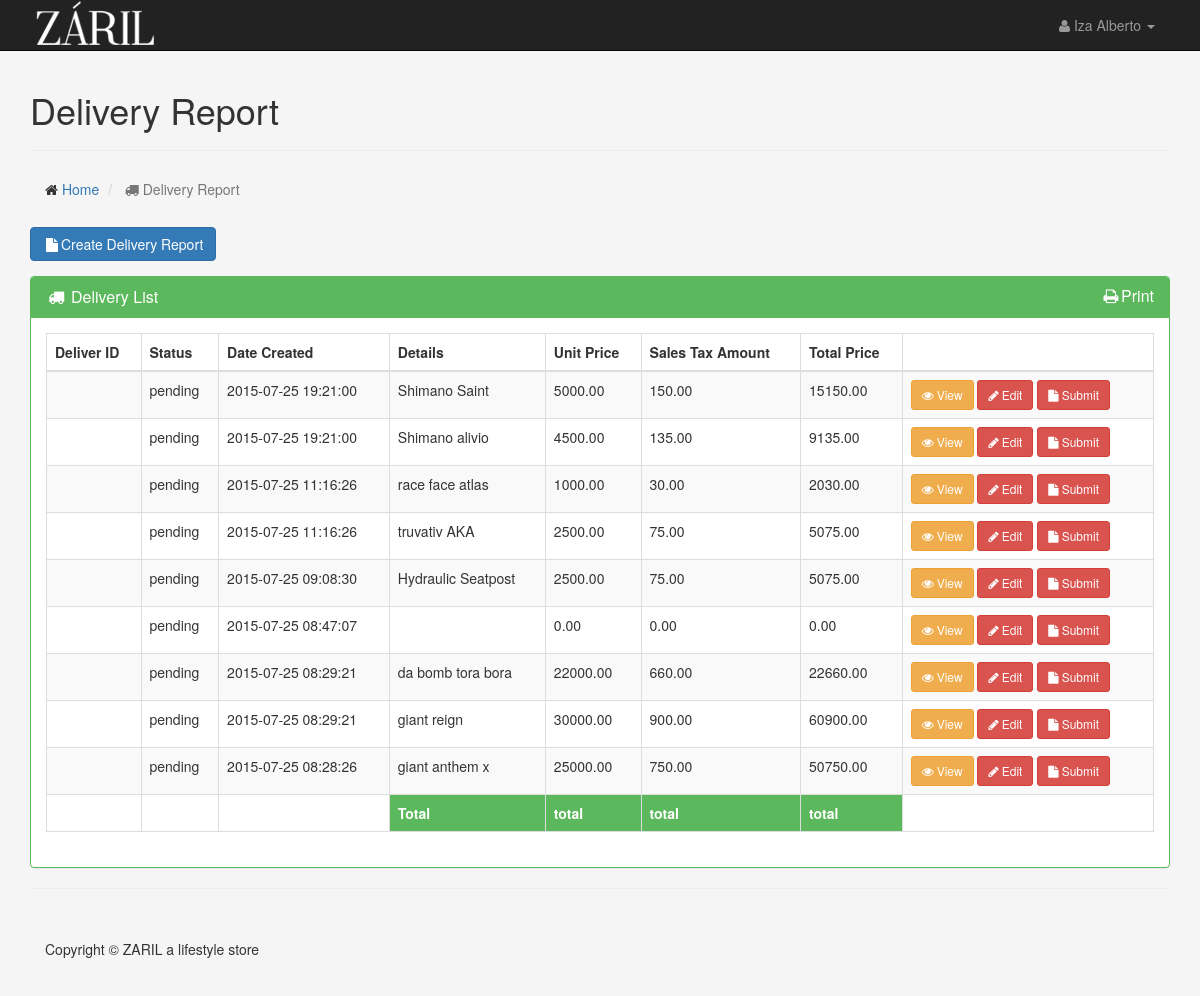
Before: /user/delivery.php (signed in) with the older database file.
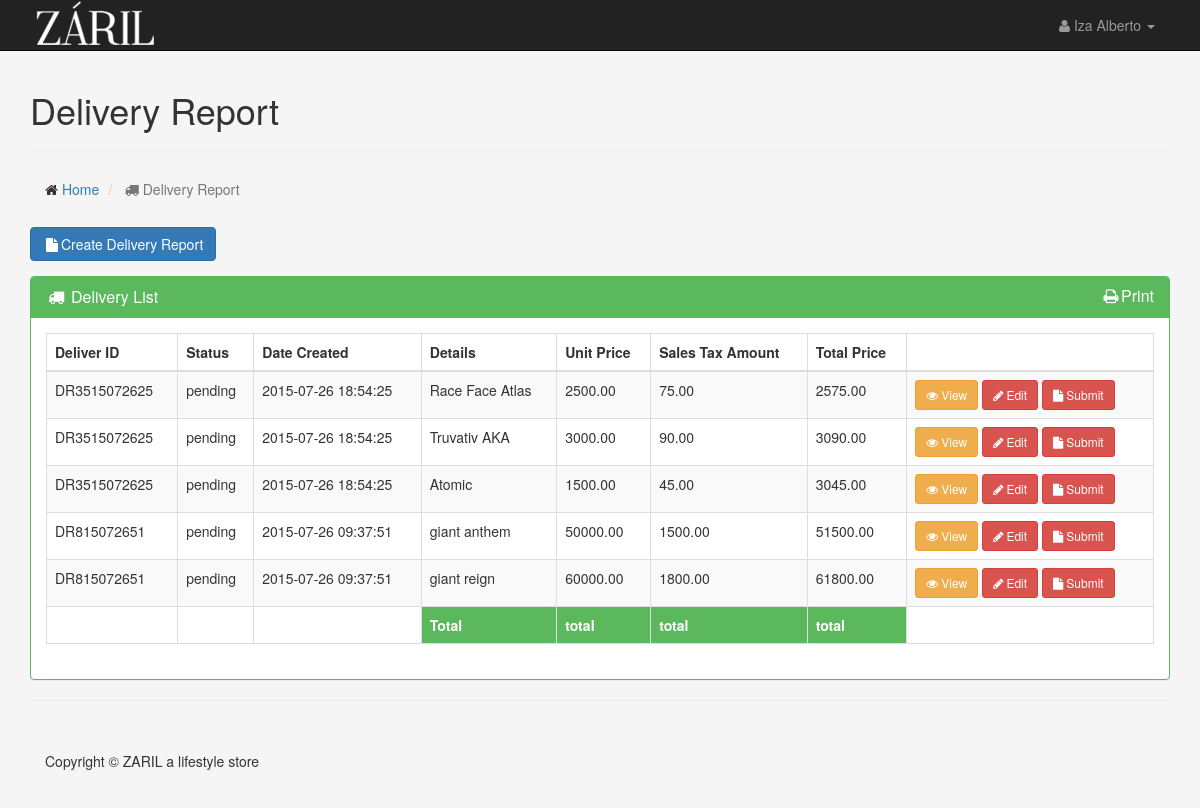
After: the same page with the newer database file.
### tables this page shows
CREATE TABLE IF NOT EXISTS `tbl_deliveries` (
  `id` bigint(20) NOT NULL AUTO_INCREMENT,
  `delivery_id` varchar(100) NOT NULL,
  `delivery_report_id` varchar(60) NOT NULL,
  `brand_name` varchar(100) NOT NULL,
  `delivery_status` varchar(100) NOT NULL,
  `date_created` datetime NOT NULL DEFAULT '0000-00-00 00:00:00',
  `date_accepted` datetime DEFAULT '0000-00-00 00:00:00',
  `details` text NOT NULL,
  `item_code` varchar(60) NOT NULL,
  `unit_price` decimal(10,2) NOT NULL,
  `quantity` int(11) NOT NULL,
  `quantity_received` bigint(20) NOT NULL,
  `sales_tax_amount` decimal(10,2) NOT NULL,
  `total_price` decimal(10,2) NOT NULL,
  PRIMARY KEY (`delivery_id`),
  KEY `id` (`id`)
);

### protected/models/delivery.php (the view, shortened to what this page needs)
<?php
class DeliveryModel {
	public function getDeliveries($brandName, $table, $connect){
		$data = '';
		$sql = "SELECT * FROM ".$table." WHERE brand_name = '". $brandName ."' ORDER BY date_created DESC";
		$result = mysqli_query($connect, $sql);
		while ($row = mysqli_fetch_array($result)) {
			$delivery_id = $row['delivery_report_id'];
			$status = $row['delivery_status'];
			$date_created = $row['date_created'];
			$details = $row['details'];
			$unit_price = $row['unit_price'];
			$sales_tax_amount = $row['sales_tax_amount'];
			$total_price = $row['total_price'];
			$data .= "<tr>";
			$data .= "<td>" . $delivery_id . "</td>";
			$data .= "<td>" . $status . "</td>";
			$data .= "<td>" . $date_created . "</td>";
  			$data .= "<td>" . $details . "</td>";
			$data .= "<td>" . $unit_price . "</td>";
			$data .= "<td>" . $sales_tax_amount . "</td>";
			$data .= "<td>" . $total_price . "</td>";
			$data .= "<td><a href='../pdf/sample.pdf' target='blank' class='btn btn-sm btn-warning' type='button'><i class='fa fa-eye'></i>View</a>
			<a href='#' class='editBtn btn btn-sm btn-danger' type='button'><i class='fa fa-pencil'></i>Edit</a>
			<a href='#' class='btn btn-sm btn-danger' type='button'><i class='fa fa-file'></i>Submit</a></td>";
			$data .= "</tr>";
    	}
      $data .= "<tfoot>";
      $data .= "<tr>";
        $data .= "<th></th>";
        $data .= "<th></th>";
        $data .= "<th></th>";
        $data .= "<th class='btn-success'>" . Total . "</th>";
        $data .= "<th class='btn-success'>" . total . "</th>";
        $data .= "<th class='btn-success'>" . total . "</th>";
        $data .= "<th class='btn-success'>" . total . "</th>";
        $data .= "<th></th>";
      $data .= "</tr>";
		  $data .= "</tfoot>";
		return $data;
	}
}?>

Changed rows visible on the page:
removed tbl_deliveries: delivery_status "pending", date_created "2015-07-25 19:21:00", details "Shimano Saint", unit_price "5000.00", sales_tax_amount "150.00", total_price "15150.00"
removed tbl_deliveries: delivery_status "pending", date_created "2015-07-25 19:21:00", details "Shimano alivio", unit_price "4500.00", sales_tax_amount "135.00", total_price "9135.00"
removed tbl_deliveries: delivery_status "pending", date_created "2015-07-25 11:16:26", details "race face atlas", unit_price "1000.00", sales_tax_amount "30.00", total_price "2030.00"
removed tbl_deliveries: delivery_status "pending", date_created "2015-07-25 11:16:26", details "truvativ AKA", unit_price "2500.00", sales_tax_amount "75.00", total_price "5075.00"
removed tbl_deliveries: delivery_status "pending", date_created "2015-07-25 09:08:30", details "Hydraulic Seatpost", unit_price "2500.00", sales_tax_amount "75.00", total_price "5075.00"
removed tbl_deliveries: delivery_status "pending", date_created "2015-07-25 08:47:07", unit_price "0.00", sales_tax_amount "0.00", total_price "0.00"
removed tbl_deliveries: delivery_status "pending", date_created "2015-07-25 08:29:21", details "da bomb tora bora", unit_price "22000.00", sales_tax_amount "660.00", total_price "22660.00"
removed tbl_deliveries: delivery_status "pending", date_created "2015-07-25 08:29:21", details "giant reign", unit_price "30000.00", sales_tax_amount "900.00", total_price "60900.00"
removed tbl_deliveries: delivery_status "pending", date_created "2015-07-25 08:28:26", details "giant anthem x", unit_price "25000.00", sales_tax_amount "750.00", total_price "50750.00"
added tbl_deliveries: delivery_report "DR3515072625", delivery_status "pending", date_created "2015-07-26 18:54:25", details "Race Face Atlas", unit_price "2500.00", sales_tax_amount "75.00", total_price "2575.00"
added tbl_deliveries: delivery_report "DR3515072625", delivery_status "pending", date_created "2015-07-26 18:54:25", details "Truvativ AKA", unit_price "3000.00", sales_tax_amount "90.00", total_price "3090.00"
added tbl_deliveries: delivery_report "DR3515072625", delivery_status "pending", date_created "2015-07-26 18:54:25", details "Atomic", unit_price "1500.00", sales_tax_amount "45.00", total_price "3045.00"
added tbl_deliveries: delivery_report "DR815072651", delivery_status "pending", date_created "2015-07-26 09:37:51", details "giant anthem", unit_price "50000.00", sales_tax_amount "1500.00", total_price "51500.00"
added tbl_deliveries: delivery_report "DR815072651", delivery_status "pending", date_created "2015-07-26 09:37:51", details "giant reign", unit_price "60000.00", sales_tax_amount "1800.00", total_price "61800.00"
